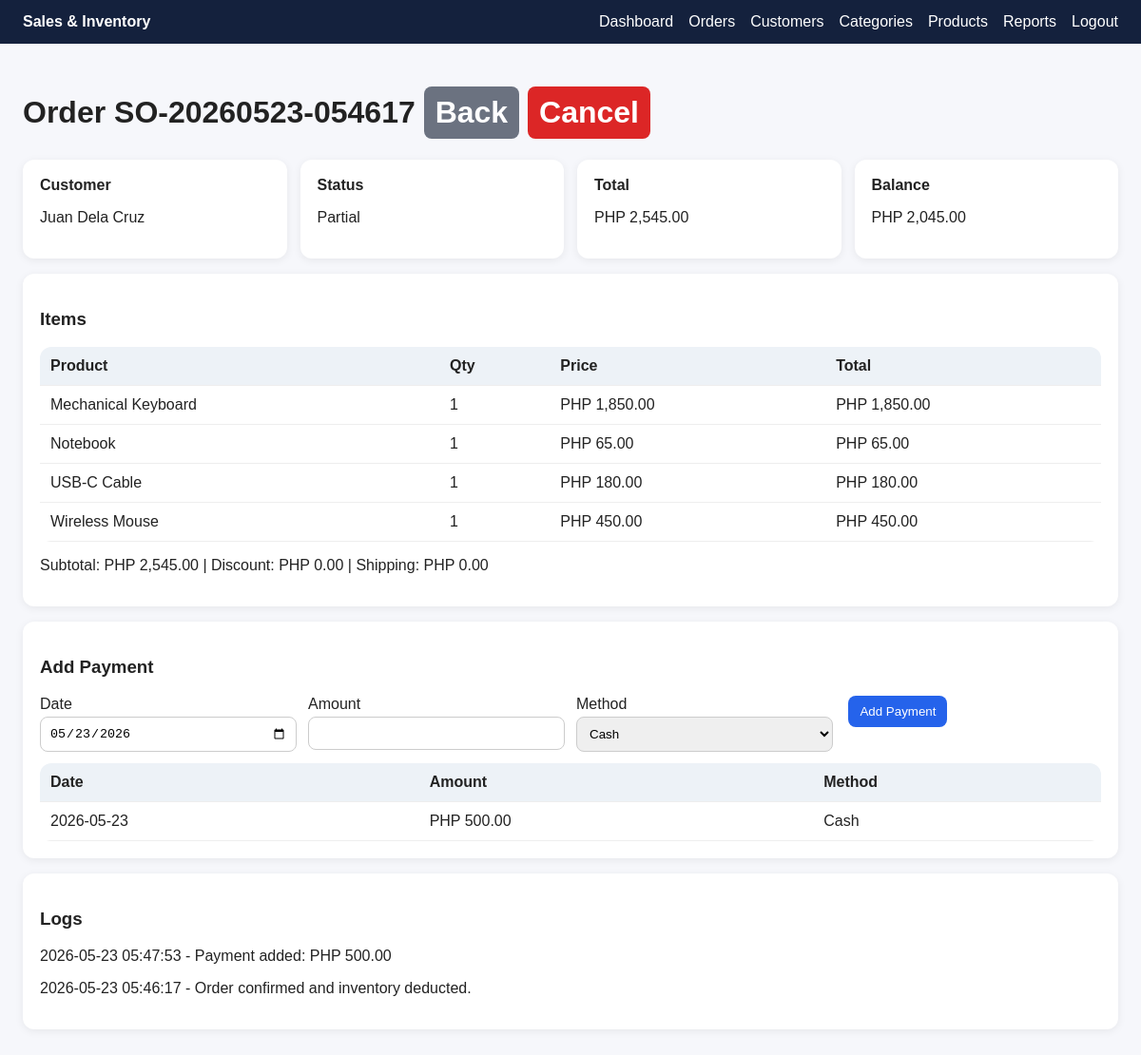
Page /modules/orders/view.php?id=1 (signed in) on the committed database.
### tables this page shows
CREATE TABLE IF NOT EXISTS `orders` (
  `id` int NOT NULL AUTO_INCREMENT,
  `order_no` varchar(40) NOT NULL,
  `order_date` date NOT NULL,
  `customer_id` int NOT NULL,
  `payment_type` varchar(40) DEFAULT 'Cash',
  `discount` decimal(12,2) DEFAULT '0.00',
  `shipping_fee` decimal(12,2) DEFAULT '0.00',
  `subtotal` decimal(12,2) DEFAULT '0.00',
  `total_amount` decimal(12,2) DEFAULT '0.00',
  `total_cost` decimal(12,2) DEFAULT '0.00',
  `status` enum('Draft','Unpaid','Partial','Paid','Overdue','Cancelled') DEFAULT 'Draft',
  `due_date` date DEFAULT NULL,
  `is_confirmed` tinyint(1) DEFAULT '0',
  `created_at` timestamp NULL DEFAULT CURRENT_TIMESTAMP,
  PRIMARY KEY (`id`),
  UNIQUE KEY `order_no` (`order_no`),
  KEY `customer_id` (`customer_id`)
);

CREATE TABLE IF NOT EXISTS `customers` (
  `id` int NOT NULL AUTO_INCREMENT,
  `name` varchar(120) NOT NULL,
  `contact_number` varchar(30) DEFAULT NULL,
  `email` varchar(120) DEFAULT NULL,
  `address` text,
  `created_at` timestamp NULL DEFAULT CURRENT_TIMESTAMP,
  PRIMARY KEY (`id`)
);

CREATE TABLE IF NOT EXISTS `order_items` (
  `id` int NOT NULL AUTO_INCREMENT,
  `order_id` int NOT NULL,
  `product_id` int NOT NULL,
  `quantity` int NOT NULL,
  `unit_price` decimal(12,2) NOT NULL,
  `unit_cost` decimal(12,2) NOT NULL,
  `line_total` decimal(12,2) NOT NULL,
  PRIMARY KEY (`id`),
  KEY `order_id` (`order_id`),
  KEY `product_id` (`product_id`)
);

CREATE TABLE IF NOT EXISTS `products` (
  `id` int NOT NULL AUTO_INCREMENT,
  `sku` varchar(60) NOT NULL,
  `product_name` varchar(150) NOT NULL,
  `category_id` int NOT NULL,
  `stock_on_hand` int NOT NULL DEFAULT '0',
  `low_stock_alert` int NOT NULL DEFAULT '5',
  `price` decimal(12,2) NOT NULL DEFAULT '0.00',
  `cost_per_item` decimal(12,2) NOT NULL DEFAULT '0.00',
  `product_photo` varchar(255) DEFAULT NULL,
  `status` enum('Active','Inactive') DEFAULT 'Active',
  `created_at` timestamp NULL DEFAULT CURRENT_TIMESTAMP,
  PRIMARY KEY (`id`),
  UNIQUE KEY `sku` (`sku`),
  KEY `category_id` (`category_id`)
);

CREATE TABLE IF NOT EXISTS `payments` (
  `id` int NOT NULL AUTO_INCREMENT,
  `order_id` int NOT NULL,
  `payment_date` date NOT NULL,
  `amount` decimal(12,2) NOT NULL,
  `payment_method` varchar(40) NOT NULL,
  `created_at` timestamp NULL DEFAULT CURRENT_TIMESTAMP,
  PRIMARY KEY (`id`),
  KEY `order_id` (`order_id`)
);

CREATE TABLE IF NOT EXISTS `order_logs` (
  `id` int NOT NULL AUTO_INCREMENT,
  `order_id` int NOT NULL,
  `activity` varchar(255) NOT NULL,
  `created_at` timestamp NULL DEFAULT CURRENT_TIMESTAMP,
  PRIMARY KEY (`id`),
  KEY `order_id` (`order_id`)
);

### includes/functions.php (called while the page is built, shortened)
<?php
function e($value)
{
    return htmlspecialchars((string) $value, ENT_QUOTES, 'UTF-8');
}
function money($n)
{
    return 'PHP ' . number_format((float) $n, 2);
}
function paidAmount(PDO $pdo, $orderId)
{
    $stmt = $pdo->prepare('SELECT COALESCE(SUM(amount),0) total FROM payments WHERE order_id=?');
    $stmt->execute([$orderId]);
    return (float) $stmt->fetchColumn();
}
?>

### modules/orders/view.php (the view, shortened to what this page needs)
<?php require_once '../../config/database.php';
require_once '../../includes/functions.php';
$id = $_GET['id'];
$s = $pdo->prepare('SELECT o.*, c.name customer_name FROM orders o JOIN customers c ON c.id=o.customer_id WHERE o.id=?');
$s->execute([$id]);
$o = $s->fetch();
$items = $pdo->prepare('SELECT oi.*, p.product_name FROM order_items oi JOIN products p ON p.id=oi.product_id WHERE order_id=?');
$items->execute([$id]);
$pays = $pdo->prepare('SELECT * FROM payments WHERE order_id=? ORDER BY payment_date');
$pays->execute([$id]);
$logs = $pdo->prepare('SELECT * FROM order_logs WHERE order_id=? ORDER BY id DESC');
$logs->execute([$id]);
include '../../includes/header.php'; ?>
<h1>Order <?= e($o['order_no']) ?> <a class="btn gray" href="index.php">Back</a> <?php if ($o['status'] != 'Cancelled'): ?><a
            class="btn red" onclick="return confirm('Cancel this order and return stock?')"
            href="?id=<?= $id ?>&cancel=1">Cancel</a><?php endif; ?></h1>
<div class="grid">
    <div class="card"><b>Customer</b>
        <p><?= e($o['customer_name']) ?></p>
    </div>
    <div class="card"><b>Status</b>
        <p><?= e($o['status']) ?></p>
    </div>
    <div class="card"><b>Total</b>
        <p><?= money($o['total_amount']) ?></p>
    </div>
    <div class="card"><b>Balance</b>
        <p><?= money($o['total_amount'] - paidAmount($pdo, $id)) ?></p>
    </div>
</div>
<div class="card">
    <h3>Items</h3>
    <table>
        <tr>
            <th>Product</th>
            <th>Qty</th>
            <th>Price</th>
            <th>Total</th>
        </tr><?php foreach ($items as $it): ?>
            <tr>
                <td><?= e($it['product_name']) ?></td>
                <td><?= e($it['quantity']) ?></td>
                <td><?= money($it['unit_price']) ?></td>
                <td><?= money($it['line_total']) ?></td>
            </tr><?php endforeach; ?>
    </table>
    <p>Subtotal: <?= money($o['subtotal']) ?> | Discount: <?= money($o['discount']) ?> | Shipping:
        <?= money($o['shipping_fee']) ?></p>
</div>
<div class="card">
    <h3>Add Payment</h3>
    <form method="post" class="row"><input type="hidden" name="add_payment" value="1">
        <div><label>Date</label><input type="date" name="payment_date" value="<?= date('Y-m-d') ?>"></div>
        <div><label>Amount</label><input type="number" step="0.01" name="amount" required></div>
        <div><label>Method</label><select name="payment_method">
                <option>Cash</option>
            </select></div>
        <div><label>&nbsp;</label><button>Add Payment</button></div>
    </form>
    <table>
        <tr>
            <th>Date</th>
            <th>Amount</th>
            <th>Method</th>
        </tr><?php foreach ($pays as $p): ?>
            <tr>
                <td><?= e($p['payment_date']) ?></td>
                <td><?= money($p['amount']) ?></td>
                <td><?= e($p['payment_method']) ?></td>
            </tr><?php endforeach; ?>
    </table>
</div>
<div class="card">
    <h3>Logs</h3><?php foreach ($logs as $l): ?>
        <p><?= e($l['created_at']) ?> - <?= e($l['activity']) ?></p><?php endforeach; ?>
</div><?php include '../../includes/footer.php'; ?>

### assets/css/style.css (style rules this page uses)
* { box-sizing: border-box }
body { font-family: Arial, sans-serif; margin: 0; background: #f6f7fb; color: #222 }
.card { background: #fff; border-radius: 12px; padding: 18px; margin-bottom: 16px; box-shadow: 0 2px 10px #0001 }
.grid { display: grid; grid-template-columns: repeat(auto-fit, minmax(180px, 1fr)); gap: 14px }
table { width: 100%; border-collapse: collapse; background: #fff; border-radius: 12px; overflow: hidden }
th, td { padding: 11px; border-bottom: 1px solid #eee; text-align: left }
th { background: #edf2f7 }
.btn, button { display: inline-block; padding: 9px 12px; border-radius: 8px; background: #2563eb; color: #fff; text-decoration: none; border: 0; cursor: pointer }
.btn.gray { background: #6b7280 }
.btn.red { background: #dc2626 }
input, select, textarea { width: 100%; padding: 9px; border: 1px solid #ccc; border-radius: 8px; margin: 4px 0 12px }
.row { display: grid; grid-template-columns: repeat(auto-fit, minmax(220px, 1fr)); gap: 12px }

### rows in the picture
orders: order_no "SO-20260523-054617", customer.name "Juan Dela Cruz", status "Partial", total_amount "PHP 2,545.00", subtotal "PHP 2,545.00", discount "PHP 0.00", shipping_fee "PHP 0.00"
order_items: product.product_name "Mechanical Keyboard", quantity "1", unit_price "PHP 1,850.00", line_total "PHP 1,850.00"
order_items: product.product_name "Notebook", quantity "1", unit_price "PHP 65.00", line_total "PHP 65.00"
order_items: product.product_name "USB-C Cable", quantity "1", unit_price "PHP 180.00", line_total "PHP 180.00"
order_items: product.product_name "Wireless Mouse", quantity "1", unit_price "PHP 450.00", line_total "PHP 450.00"
payments: payment_date "2026-05-23", amount "PHP 500.00", payment_method "Cash"
order_logs: created_at "2026-05-23 05:47:53", activity "Payment added: PHP 500.00"
order_logs: created_at "2026-05-23 05:46:17", activity "Order confirmed and inventory deducted."

### other values in the picture
money($o['total_amount'] - paidAmount($pdo, $id)) "PHP 2,045.00"
